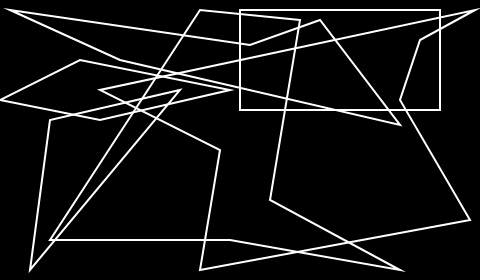
Frame 1 (no input)
Frame 60 (no input): identical to frame 1, image omitted
Frame 120 (the mouse pressed at the canvas centre since frame 60): identical to frame 1, image omitted

The p5.js sketch that drew this single still picture (run headless with seeded random() and noise() and a simulated clock; from frame 60 on, the mouse is pressed at the canvas centre):

// p5.js sketch
// ── sketch.js
function setup() {
  createCanvas(480,280);
}

function draw() {
  background(0);
  noFill();
  stroke(255);
  strokeWeight(2);
  quad(0,100,100,120,230,90,80,60);  //A quadrangle
  triangle(50,120,30,270,180,90);    //A triangle
  rect(240,10,200,100);              //A rectangle
  
  //A pentagon
  beginShape();
  vertex(10,10);
  vertex(120,60);
  vertex(400,125);
  vertex(320,20);
  vertex(250,45);
  endShape(CLOSE);

  //A hexagon
  beginShape();
  vertex(300,20);
  vertex(200,10);
  vertex(50,240);
  vertex(230,240);
  vertex(400,270);
  vertex(270,200);
  endShape(CLOSE);
  
  //A heptagon
  beginShape();
  vertex(475,10);
  vertex(420,40);
  vertex(400,100);
  vertex(470,220);
  vertex(200,270);
  vertex(220,150);
  vertex(100,90);
  endShape(CLOSE);
}
